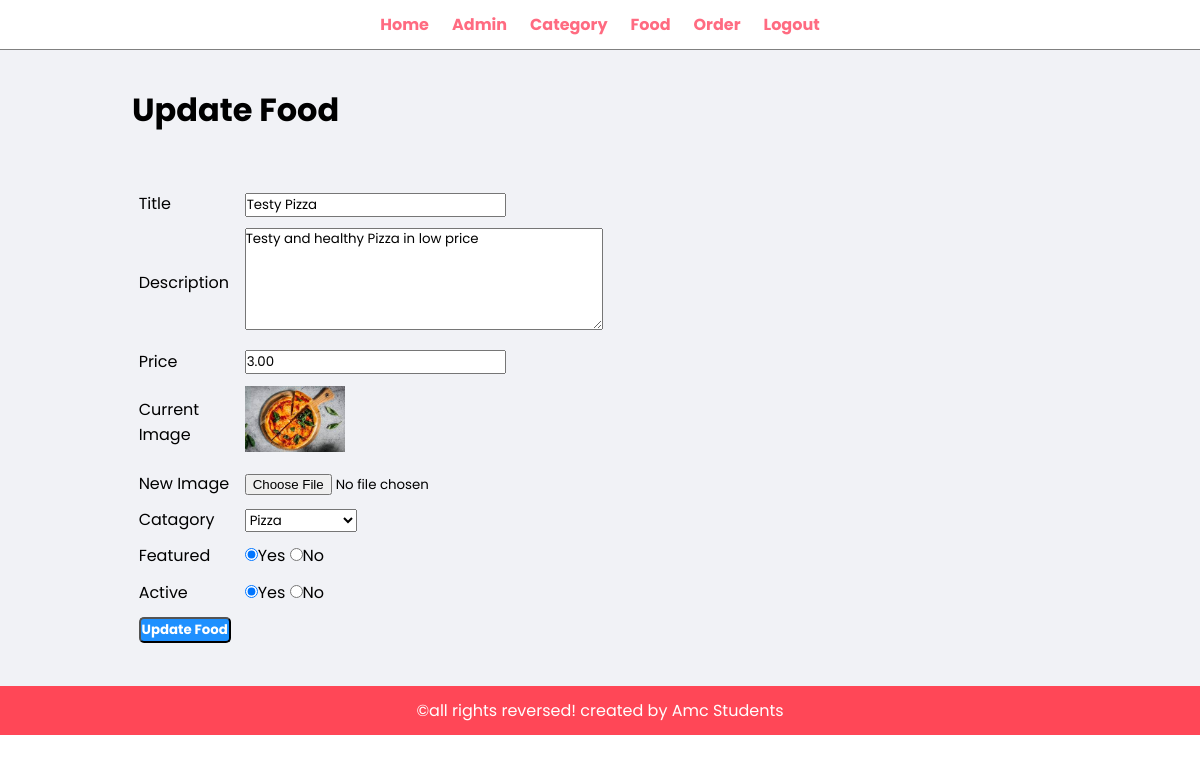
/admin/update-food.php?id=9 (signed in), run on the app's committed database.
### admin/update-food.php (the view, shortened to what this page needs)
<?php include('partials/menu.php'); ?>
<?php
if(isset($_GET['id'])){
    $id= $_GET['id'];
    $sql2= "SELECT * FROM `tbl-food` WHERE id=$id";
    $result2= mysqli_query($conn, $sql2);
    $row2 = mysqli_fetch_assoc($result2);
    $title = $row2['title'];
    $description = $row2['description'];
    $price = $row2['price'];
    $currentimage = $row2['image-name'];
    $currentCatagory = $row2['catagory_id'];
    $featured= $row2['featured'];
    $active= $row2['active'];
}else{
    header('location;'.SITEURL.'admin/manage-food.php');
}
?>
<div class="main-content">
    <div class="wrapper">
        <h1>Update Food</h1>
        <br>
        <br>
        <form action="" method="POST" enctype="multipart/form-data">
            <table class="tbl-30">
                <tr>
                    <td>Title</td>
                    <td>
                        <input type="text" name="title" id="" value="<?php echo $title; ?>">
                    </td>
                </tr>
                <tr>
                    <td>Description</td>
                    <td>
                        <textarea name="description" id="" cols="30" rows="5"><?php echo $description; ?></textarea>
                    </td>
                </tr>
                <tr>
                    <td>Price</td>
                    <td>
                        <input type="number" name="price" id="" value="<?php echo $price; ?>">
                    </td>
                </tr>
                <tr>
                    <td>Current Image</td>
                    <td>
                        <?php
                            if($currentimage!=""){
                                ?>
                                    <img src="<?php echo SITEURL; ?>images/food/<?php echo $currentimage; ?>" alt="" width="100px">
                                <?php
                            }else{
                                echo "<div class='error'>Image not added</div>";
                            }
                        ?>
                    </td>
                </tr>
                <tr>
                    <td>New Image</td>
                    <td>
                        <input type="file" name="image" id="">
                    </td>
                </tr>
                <tr>
                    <td>Catagory</td>
                    <td>
                        <select name="catagory" id="">
                            <?php
                                $sql= "SELECT * FROM `tbl-catagory` WHERE active='Yes'";
                                $result= mysqli_query($conn,$sql);
                                $count = mysqli_num_rows($result);
                                if($count>0){
                                    while($row=mysqli_fetch_assoc($result)){
                                        $catagoryId=$row['id'];
                                        $catagoryTitle=$row['title'];
                                        ?>
                                        <option <?php if($currentCatagory==$catagoryId){echo "selected";} ?> value="<?php echo $catagoryId; ?>"><?php echo $catagoryTitle;  ?></option>
                                        <?php
                                    }
                                }else{
                                    echo "<option value='0'>Catagory not available</option>";
                                }
                            ?>
                        </select>
                    </td>
                </tr>
                <tr>
                    <td>Featured</td>
                    <td>
                        <input <?php if($featured=="Yes"){echo "checked";} ?> type="radio" name="featured" id="" value="Yes">Yes
                        <input <?php if($featured=="No"){echo "checked";} ?> type="radio" name="featured" id="" value="No">No
                    </td>
                </tr>
                <tr>
                    <td>Active</td>
                    <td>
                        <input <?php if($active=="Yes"){echo "checked";} ?> type="radio" name="active" id="" value="Yes">Yes
                        <input <?php if($featured=="No"){echo "checked";} ?> type="radio" name="active" id="" value="No">No
                    </td>
                </tr>
                <tr>
                    <td>
                        <input type="submit" name="submit" id="" value="Update Food" class="btn-primary">
                    </td>
                </tr>
            </table>
        </form>
    </div>
</div>
<?php include('partials/footer.php'); ?>

### css/admin.css (style rules this page uses)
* { margin: 0; padding: 0; box-sizing: border-box; font-family: "Poppins", sans-serif; }
.wrapper { padding: 1%; width: 80%; margin: 0 auto; }
.tbl-30 { width: 50%; }
table tr td { padding: 1%; }
.btn-primary { background-color: #1e90ff; padding: 1%; color: white; text-decoration: none; font-weight: bold; border-radius: 5px; }
.main-content { padding: 2% 0; background-color: #f1f2f6; }

### data on the page
tbl-food: title "Testy Pizza", description "Testy and healthy Pizza in low price", price "3.00", value (picture), catagory "Pizza", featured "☑", active "☑"
